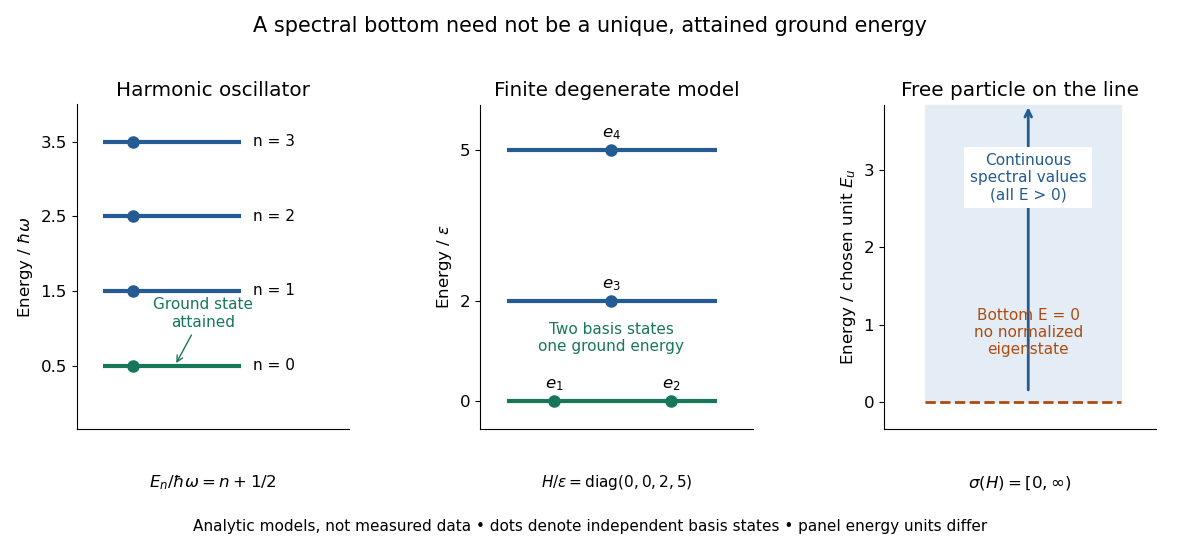

The script that drew this image:
"""Exact analytic spectra; not measured data.

Tested with Python 3.14.4, NumPy 2.3.5, Matplotlib 3.10.7.
Run from _media with MPLCONFIGDIR=/tmp/codex-wiki-matplotlib.
Writes the matching PNG basename to the current working directory.
"""
from pathlib import Path

import matplotlib
matplotlib.use("Agg")
import matplotlib.pyplot as plt
import numpy as np


def main():
    plt.rcParams.update({"font.size": 12, "figure.facecolor": "white",
                         "axes.facecolor": "white", "axes.spines.top": False,
                         "axes.spines.right": False})
    fig, axes = plt.subplots(1, 3, figsize=(11.8, 5.5))
    blue, green, orange = "#245b92", "#17775b", "#ac4c10"
    ax = axes[0]
    levels = np.arange(4) + 0.5
    for n, energy in enumerate(levels):
        ax.hlines(energy, 0.13, 0.82, lw=3, color=green if n == 0 else blue)
        ax.plot(0.28, energy, "o", color=green if n == 0 else blue, ms=8)
        ax.text(0.88, energy, f"n = {n}", va="center", fontsize=11)
    ax.annotate("Ground state\nattained", xy=(0.49, 0.5), xytext=(0.63, 1.02),
                ha="center", fontsize=11, color=green,
                arrowprops={"arrowstyle": "->", "color": green})
    ax.set(title="Harmonic oscillator", ylabel=r"Energy / $\hbar\omega$",
           ylim=(-0.35, 4.0), xlim=(0, 1.36), yticks=levels, xticks=[])
    ax.text(0.5, -0.18, r"$E_n/\hbar\omega=n+1/2$", transform=ax.transAxes,
            ha="center", fontsize=12)

    ax = axes[1]
    diagonal = np.array([0.0, 0.0, 2.0, 5.0])
    eigenvalues = np.linalg.eigvalsh(np.diag(diagonal))
    assert np.array_equal(eigenvalues, diagonal)
    assert np.count_nonzero(eigenvalues == 0) == 2
    for energy in [0, 2, 5]:
        ax.hlines(energy, 0.10, 0.87, lw=3, color=green if energy == 0 else blue)
    for x, y, label in [(0.27, 0, r"$e_1$"), (0.70, 0, r"$e_2$"),
                        (0.48, 2, r"$e_3$"), (0.48, 5, r"$e_4$")]:
        ax.plot(x, y, "o", color=green if y == 0 else blue, ms=8)
        ax.text(x, y + 0.25, label, ha="center")
    ax.text(0.48, 1.00, "Two basis states\none ground energy", ha="center",
            fontsize=11, color=green)
    ax.set(title="Finite degenerate model", ylabel=r"Energy / $\varepsilon$",
           ylim=(-0.55, 5.9), xlim=(0, 1), yticks=[0, 2, 5], xticks=[])
    ax.text(0.5, -0.18, r"$H/\varepsilon=\mathrm{diag}(0,0,2,5)$",
            transform=ax.transAxes, ha="center", fontsize=11)

    ax = axes[2]
    ax.fill_betweenx([0, 3.85], 0.15, 0.87, color="#e4edf6")
    ax.annotate("", xy=(0.53, 3.85), xytext=(0.53, 0.12),
                arrowprops={"arrowstyle": "->", "lw": 2, "color": blue})
    ax.text(0.53, 2.9, "Continuous\nspectral values\n(all E > 0)",
            ha="center", va="center", fontsize=11, color=blue,
            bbox={"facecolor": "white", "edgecolor": "none", "pad": 4})
    ax.hlines(0, 0.15, 0.87, color=orange, lw=2, ls="--")
    ax.text(0.53, 0.9, "Bottom E = 0\nno normalized\neigenstate", ha="center",
            va="center", fontsize=11, color=orange)
    ax.set(title="Free particle on the line", ylabel=r"Energy / chosen unit $E_u$",
           ylim=(-0.35, 3.85), xlim=(0, 1), yticks=[0, 1, 2, 3], xticks=[])
    ax.text(0.5, -0.18, r"$\sigma(H)=[0,\infty)$", transform=ax.transAxes,
            ha="center", fontsize=12)
    fig.suptitle("A spectral bottom need not be a unique, attained ground energy", y=0.97,
                 fontsize=15)
    fig.text(0.5, 0.035, "Analytic models, not measured data • dots denote independent basis states • panel energy units differ",
             ha="center", fontsize=11)
    fig.subplots_adjust(left=0.065, right=0.98, top=0.81, bottom=0.22, wspace=0.48)
    fig.savefig(Path.cwd() / (Path(__file__).stem + ".png"), dpi=100,
                facecolor="white", transparent=False)
    plt.close(fig)


if __name__ == "__main__":
    main()
